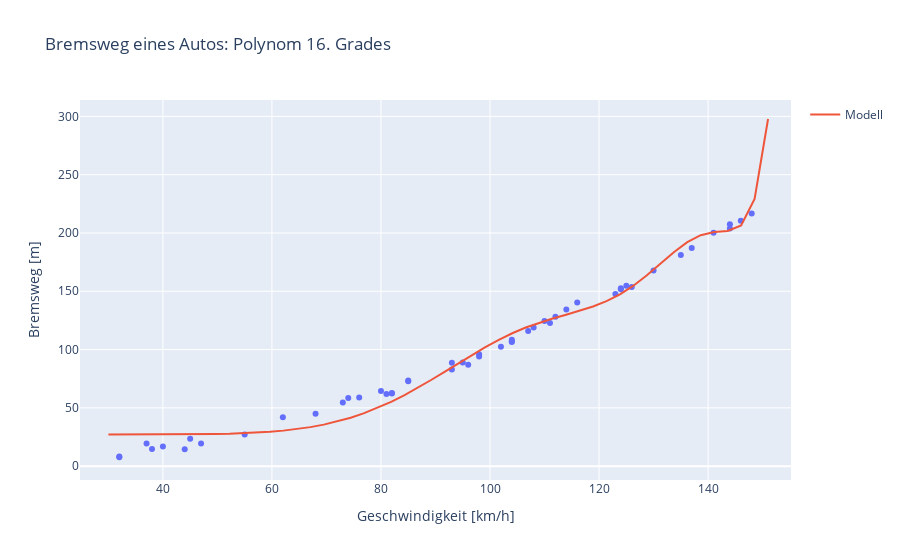

Notebook code cell kept with this figure:
### Code cell
# Adaption der Daten
polynom_transformator = PolynomialFeatures(degree = 16)
X = polynom_transformator.fit_transform(daten[['Geschwindigkeit [km/h]']])
y = daten['Bremsweg [m]']


# Training des Modells
model = LinearRegression()
model.fit(X, y)


# Bewertung
r2_score = model.score(X, y)
print(f'R2-score Trainingsdaten: {r2_score}')


# Prognose
X_test = polynom_transformator.transform(testdaten[['Geschwindigkeit [km/h]']])
y_test = model.predict(X_test)

fig = px.scatter(daten, x = 'Geschwindigkeit [km/h]', y = 'Bremsweg [m]',
    title='Bremsweg eines Autos: Polynom 16. Grades')
fig.add_scatter(x = testdaten['Geschwindigkeit [km/h]'], y = y_test, mode='lines', name='Modell')
fig.show()

### Figure 1 — Plotly figure (JSON) as saved in the notebook; plotly's stock layout.template omitted (floating-point values rounded to 4 significant figures)
{"data": [{"hovertemplate": "Geschwindigkeit [km/h]=%{x}<br>Bremsweg [m]=%{y}<extra></extra>", "legendgroup": "", "marker": {"color": "#636efa", "symbol": "circle"}, "mode": "markers", "name": "", "orientation": "v", "showlegend": false, "type": "scatter", "x": [96, 116, 102, 95, 81, 108, 82, 137, 146, 76, 125, 93, 98, 141, 38, 40, 32, 130, 124, 135, 148, 126, 85, 124, 44, 107, 47, 144, 93, 80, 62, 123, 85, 98, 32, 104, 104, 104, 144, 112, 73, 82, 114, 37, 110, 111, 55, 45, 68, 74], "xaxis": "x", "y": [87.04, 140.4, 102.5, 88.94, 61.85, 119.0, 62.4, 187.1, 210.5, 58.92, 154.7, 82.95, 95.96, 200.1, 14.64, 16.91, 8.337, 167.9, 151.7, 181.2, 216.6, 153.6, 72.78, 152.6, 14.47, 115.9, 19.37, 207.5, 88.68, 64.39, 41.86, 147.6, 73.46, 93.99, 7.628, 106.4, 107.2, 108.3, 203.9, 128.1, 54.69, 62.63, 134.4, 19.38, 124.5, 122.7, 27.04, 23.41, 45.03, 58.43], "yaxis": "y"}, {"mode": "lines", "name": "Modell", "type": "scatter", "x": [30, 32.47, 34.94, 37.41, 39.88, 42.35, 44.82, 47.29, 49.76, 52.22, 54.69, 57.16, 59.63, 62.1, 64.57, 67.04, 69.51, 71.98, 74.45, 76.92, 79.39, 81.86, 84.33, 86.8, 89.27, 91.73, 94.2, 96.67, 99.14, 101.6, 104.1, 106.6, 109.0, 111.5, 114.0, 116.4, 118.9, 121.4, 123.8, 126.3, 128.8, 131.2, 133.7, 136.2, 138.7, 141.1, 143.6, 146.1, 148.5, 151], "y": [27.23, 27.24, 27.24, 27.25, 27.27, 27.31, 27.38, 27.48, 27.64, 27.88, 28.24, 28.76, 29.48, 30.46, 31.76, 33.46, 35.61, 38.29, 41.56, 45.45, 49.99, 55.18, 60.98, 67.33, 74.1, 81.15, 88.3, 95.35, 102.1, 108.4, 114.0, 118.9, 123.1, 126.7, 129.9, 133.2, 136.9, 141.5, 147.4, 154.8, 163.7, 173.5, 183.4, 192.1, 198.1, 200.9, 201.7, 206.5, 229.2, 297.8]}], "layout": {"legend": {"tracegroupgap": 0}, "title": {"text": "Bremsweg eines Autos: Polynom 16. Grades"}, "xaxis": {"anchor": "y", "domain": [0, 1], "title": {"text": "Geschwindigkeit [km/h]"}}, "yaxis": {"anchor": "x", "domain": [0, 1], "title": {"text": "Bremsweg [m]"}}}}
